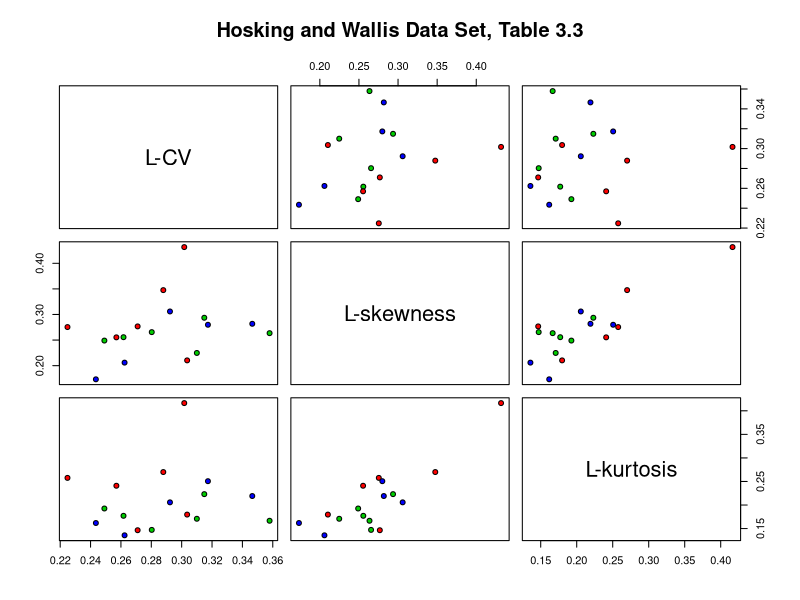
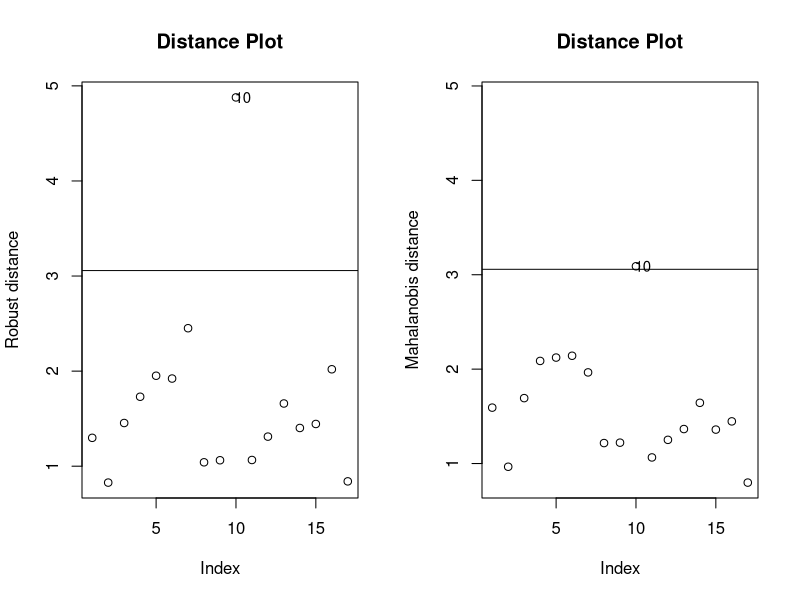
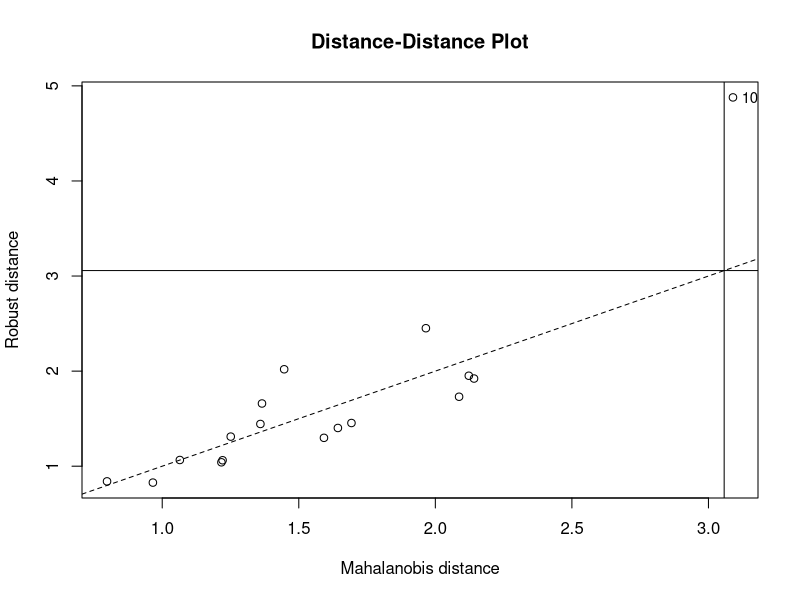

The R source for these figures, in order:
library(rrcov)


### Name: lmom33
### Title: Hosking and Wallis Data Set, Table 3.3
### Aliases: lmom33
### Keywords: datasets

### ** Examples

    data(lmom33)

    # plot a matrix of scatterplots
    pairs(lmom33,
          main="Hosking and Wallis Data Set, Table 3.3",
          pch=21,
          bg=c("red", "green3", "blue"))

    mcd<-CovMcd(lmom33)
    mcd
    plot(mcd, which="dist", class=TRUE)
    plot(mcd, which="dd", class=TRUE)

    ##  identify the discordant sites using robust distances and compare 
    ##  to the classical ones
    mcd <- CovMcd(lmom33)
    rd <- sqrt(getDistance(mcd))
    ccov <- CovClassic(lmom33)
    cd <- sqrt(getDistance(ccov))
    r.out <- which(rd > sqrt(qchisq(0.975,3)))
    c.out <- which(cd > sqrt(qchisq(0.975,3)))
    cat("Robust: ", length(r.out), " outliers: ", r.out,"\n")
    cat("Classical: ", length(c.out), " outliers: ", c.out,"\n")
